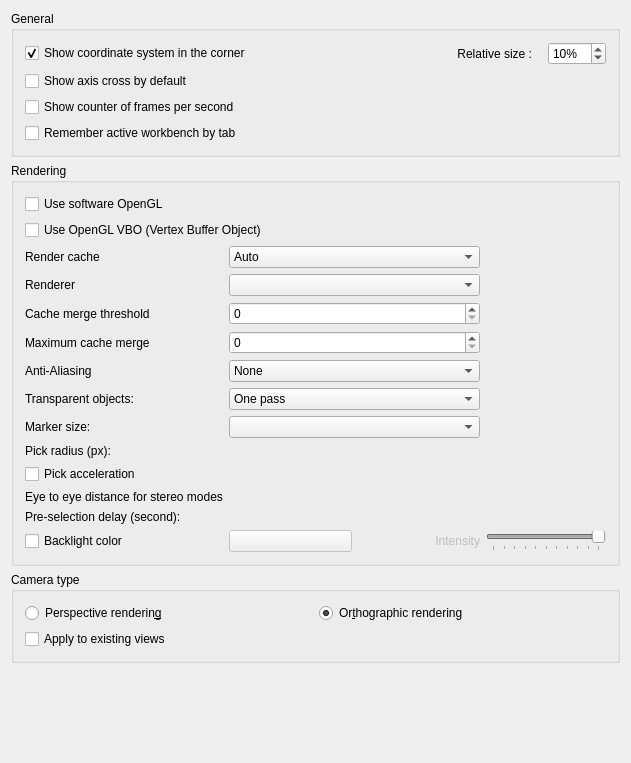
<?xml version="1.0" encoding="UTF-8"?>
<ui version="4.0">
 <class>Gui::Dialog::DlgSettings3DView</class>
 <widget class="QWidget" name="Gui::Dialog::DlgSettings3DView">
  <property name="geometry">
   <rect>
    <x>0</x>
    <y>0</y>
    <width>631</width>
    <height>763</height>
   </rect>
  </property>
  <property name="windowTitle">
   <string>3D View</string>
  </property>
  <layout class="QVBoxLayout" name="verticalLayout_2">
   <item>
    <widget class="QGroupBox" name="GroupBoxGeneral">
     <property name="enabled">
      <bool>true</bool>
     </property>
     <property name="title">
      <string>General</string>
     </property>
     <layout class="QVBoxLayout" name="verticalLayout">
      <item>
       <layout class="QHBoxLayout" name="horizontalLayoutCoord">
        <item>
         <widget class="Gui::PrefCheckBox" name="CheckBox_CornerCoordSystem">
          <property name="toolTip">
           <string>Main coordinate system will always be shown in
lower right corner within opened files</string>
          </property>
          <property name="text">
           <string>Show coordinate system in the corner</string>
          </property>
          <property name="checked">
           <bool>true</bool>
          </property>
          <property name="prefEntry" stdset="0">
           <cstring>CornerCoordSystem</cstring>
          </property>
          <property name="prefPath" stdset="0">
           <cstring>View</cstring>
          </property>
         </widget>
        </item>
        <item>
         <spacer name="horizontalSpacerCoord">
          <property name="orientation">
           <enum>Qt::Horizontal</enum>
          </property>
          <property name="sizeHint" stdset="0">
           <size>
            <width>40</width>
            <height>0</height>
           </size>
          </property>
         </spacer>
        </item>
        <item>
         <widget class="QLabel" name="labelCoordSize">
          <property name="text">
           <string>Relative size :   </string>
          </property>
          <property name="alignment">
           <set>Qt::AlignRight|Qt::AlignTrailing|Qt::AlignVCenter</set>
          </property>
         </widget>
        </item>
        <item>
         <widget class="Gui::PrefSpinBox" name="SpinBox_CornerCoordSystemSize">
          <property name="toolTip">
           <string>Size of main coordinate system representation
in the corner -- in % of height/width of viewport</string>
          </property>
          <property name="suffix">
           <string notr="true">%</string>
          </property>
          <property name="minimum">
           <number>2</number>
          </property>
          <property name="maximum">
           <number>100</number>
          </property>
          <property name="value">
           <number>10</number>
          </property>
          <property name="prefEntry" stdset="0">
           <cstring>CornerCoordSystemSize</cstring>
          </property>
          <property name="prefPath" stdset="0">
           <cstring>View</cstring>
          </property>
         </widget>
        </item>
       </layout>
      </item>
      <item>
       <widget class="Gui::PrefCheckBox" name="CheckBox_ShowAxisCross">
        <property name="toolTip">
         <string>Axis cross will be shown by default at file
opening or creation</string>
        </property>
        <property name="text">
         <string>Show axis cross by default</string>
        </property>
        <property name="prefEntry" stdset="0">
         <cstring>ShowAxisCross</cstring>
        </property>
        <property name="prefPath" stdset="0">
         <cstring>View</cstring>
        </property>
       </widget>
      </item>
      <item>
       <widget class="Gui::PrefCheckBox" name="CheckBox_ShowFPS">
        <property name="toolTip">
         <string>Time needed for last operation and resulting frame rate
will be shown at the lower left corner in opened files</string>
        </property>
        <property name="text">
         <string>Show counter of frames per second</string>
        </property>
        <property name="prefEntry" stdset="0">
         <cstring>ShowFPS</cstring>
        </property>
        <property name="prefPath" stdset="0">
         <cstring>View</cstring>
        </property>
       </widget>
      </item>
      <item>
       <widget class="Gui::PrefCheckBox" name="CheckBox_WbByTab">
        <property name="toolTip">
         <string>If checked, application will remember which workbench is active for each tab of the viewport</string>
        </property>
        <property name="text">
         <string>Remember active workbench by tab</string>
        </property>
        <property name="checked">
         <bool>false</bool>
        </property>
        <property name="prefEntry" stdset="0">
         <cstring>SaveWBbyTab</cstring>
        </property>
        <property name="prefPath" stdset="0">
         <cstring>View</cstring>
        </property>
       </widget>
      </item>
     </layout>
    </widget>
   </item>
   <item>
    <widget class="QGroupBox" name="GroupBox12">
     <property name="enabled">
      <bool>true</bool>
     </property>
     <property name="title">
      <string>Rendering</string>
     </property>
     <layout class="QVBoxLayout" name="verticalLayout_3">
      <item>
       <widget class="Gui::PrefCheckBox" name="CheckBox_use_SW_OpenGL">
        <property name="toolTip">
         <string>This option is useful for troubleshooting graphics card and driver problems.

Changing this option requires a restart of the application.</string>
        </property>
        <property name="text">
         <string>Use software OpenGL</string>
        </property>
        <property name="prefEntry" stdset="0">
         <cstring>UseSoftwareOpenGL</cstring>
        </property>
        <property name="prefPath" stdset="0">
         <cstring>OpenGL</cstring>
        </property>
       </widget>
      </item>
      <item>
       <widget class="Gui::PrefCheckBox" name="CheckBox_useVBO">
        <property name="toolTip">
         <string>If selected, Vertex Buffer Objects (VBO) will be used.
A VBO is an OpenGL feature that provides methods for uploading
vertex data (position, normal vector, color, etc.) to the graphics card.
VBOs offer substantial performance gains because the data resides
in the graphics memory rather than the system memory and so it
can be rendered directly by GPU. 

Note: Sometimes this feature may lead to a host of different
issues ranging from graphical anomalies to GPU crash bugs. Remember to
report this setting as enabled when seeking support on the FreeCAD forums</string>
        </property>
        <property name="text">
         <string>Use OpenGL VBO (Vertex Buffer Object)</string>
        </property>
        <property name="prefEntry" stdset="0">
         <cstring>UseVBO</cstring>
        </property>
        <property name="prefPath" stdset="0">
         <cstring>View</cstring>
        </property>
       </widget>
      </item>
      <item>
       <layout class="QGridLayout" name="gridLayout">
        <item row="1" column="1" colspan="2">
         <widget class="Gui::PrefComboBox" name="comboRenderer">
          <property name="prefPath" stdset="0">
           <cstring>View</cstring>
          </property>
          <property name="prefEntry" stdset="0">
           <cstring>RendererType</cstring>
          </property>
          <property name="prefType" stdset="0">
           <cstring>Default</cstring>
          </property>
         </widget>
        </item>
        <item row="3" column="1" colspan="2">
         <widget class="Gui::PrefSpinBox" name="renderCacheMergeCountMax">
          <property name="maximum">
           <number>9999999</number>
          </property>
          <property name="singleStep">
           <number>10</number>
          </property>
          <property name="prefPath" stdset="0">
           <cstring>View</cstring>
          </property>
          <property name="prefEntry" stdset="0">
           <cstring>RenderCacheMergeCountMax</cstring>
          </property>
         </widget>
        </item>
        <item row="11" column="0">
         <widget class="Gui::PrefCheckBox" name="checkBoxBacklight">
          <property name="toolTip">
           <string>Backlight is enabled with the defined color</string>
          </property>
          <property name="text">
           <string>Backlight color</string>
          </property>
          <property name="prefEntry" stdset="0">
           <cstring>EnableBacklight</cstring>
          </property>
          <property name="prefPath" stdset="0">
           <cstring>View</cstring>
          </property>
         </widget>
        </item>
        <item row="5" column="1" colspan="2">
         <widget class="Gui::PrefComboBox" name="comboTransparentRender">
          <property name="minimumSize">
           <size>
            <width>120</width>
            <height>0</height>
           </size>
          </property>
          <property name="toolTip">
           <string>Render types of transparent objects</string>
          </property>
          <property name="prefEntry" stdset="0">
           <cstring>TransparentObjectRenderType</cstring>
          </property>
          <property name="prefPath" stdset="0">
           <cstring>View</cstring>
          </property>
          <item>
           <property name="text">
            <string>One pass</string>
           </property>
          </item>
          <item>
           <property name="text">
            <string>Backface pass</string>
           </property>
          </item>
         </widget>
        </item>
        <item row="6" column="1" colspan="2">
         <widget class="Gui::PrefComboBox" name="boxMarkerSize">
          <property name="minimumSize">
           <size>
            <width>120</width>
            <height>0</height>
           </size>
          </property>
          <property name="toolTip">
           <string>Size of vertices in the Sketcher workbench</string>
          </property>
          <property name="prefPath" stdset="0">
           <cstring>View</cstring>
          </property>
          <property name="prefEntry" stdset="0">
           <cstring>MarkerSize</cstring>
          </property>
          <property name="prefType" stdset="0">
           <number>0</number>
          </property>
         </widget>
        </item>
        <item row="8" column="0">
         <widget class="Gui::PrefCheckBox" name="checkBoxEnhancedPick">
          <property name="toolTip">
           <string>Enable 3D picking acceleration. The effect is only noticable for very complex
geometry shape, and may cause some initial lag due to bufferring.</string>
          </property>
          <property name="text">
           <string>Pick acceleration</string>
          </property>
          <property name="prefPath" stdset="0">
           <cstring>Mod/Part</cstring>
          </property>
          <property name="prefEntry" stdset="0">
           <cstring>SelectionPickRTree</cstring>
          </property>
         </widget>
        </item>
        <item row="4" column="1" colspan="2">
         <widget class="Gui::PrefComboBox" name="comboAliasing">
          <property name="minimumSize">
           <size>
            <width>120</width>
            <height>0</height>
           </size>
          </property>
          <property name="toolTip">
           <string>What kind of multisample anti-aliasing is used</string>
          </property>
          <property name="prefEntry" stdset="0">
           <cstring>AntiAliasing</cstring>
          </property>
          <property name="prefPath" stdset="0">
           <cstring>View</cstring>
          </property>
          <item>
           <property name="text">
            <string>None</string>
           </property>
          </item>
          <item>
           <property name="text">
            <string>Line Smoothing</string>
           </property>
          </item>
          <item>
           <property name="text">
            <string>MSAA 2x</string>
           </property>
          </item>
          <item>
           <property name="text">
            <string>MSAA 4x</string>
           </property>
          </item>
          <item>
           <property name="text">
            <string>MSAA 8x</string>
           </property>
          </item>
         </widget>
        </item>
        <item row="10" column="1" colspan="2">
         <widget class="Gui::PrefDoubleSpinBox" name="spinPreselectionDelay" native="true">
          <property name="decimals" stdset="0">
           <number>3</number>
          </property>
          <property name="singleStep" stdset="0">
           <double>0.100000000000000</double>
          </property>
          <property name="value" stdset="0">
           <double>0.100000000000000</double>
          </property>
          <property name="prefPath" stdset="0">
           <cstring>View</cstring>
          </property>
          <property name="prefEntry" stdset="0">
           <cstring>PreSelectionDelay</cstring>
          </property>
         </widget>
        </item>
        <item row="3" column="0">
         <widget class="QLabel" name="renderCacheMergeCountMaxLabel">
          <property name="text">
           <string>Maximum cache merge</string>
          </property>
         </widget>
        </item>
        <item row="11" column="2">
         <widget class="QLabel" name="backlightLabel">
          <property name="enabled">
           <bool>false</bool>
          </property>
          <property name="toolTip">
           <string/>
          </property>
          <property name="text">
           <string>Intensity</string>
          </property>
          <property name="alignment">
           <set>Qt::AlignRight|Qt::AlignTrailing|Qt::AlignVCenter</set>
          </property>
         </widget>
        </item>
        <item row="7" column="0">
         <widget class="QLabel" name="spinPickRadiusLabel">
          <property name="text">
           <string>Pick radius (px):</string>
          </property>
         </widget>
        </item>
        <item row="7" column="1" colspan="2">
         <widget class="Gui::PrefDoubleSpinBox" name="spinPickRadius" native="true">
          <property name="minimumSize">
           <size>
            <width>120</width>
            <height>0</height>
           </size>
          </property>
          <property name="toolTip">
           <string>Area for picking elements in 3D view.
Larger value eases to pick things, but can make small features impossible to select.
               </string>
          </property>
          <property name="inputMethodHints">
           <set>Qt::ImhPreferNumbers</set>
          </property>
          <property name="decimals" stdset="0">
           <number>1</number>
          </property>
          <property name="minimum" stdset="0">
           <double>0.500000000000000</double>
          </property>
          <property name="maximum" stdset="0">
           <double>200.000000000000000</double>
          </property>
          <property name="value" stdset="0">
           <double>5.000000000000000</double>
          </property>
          <property name="prefEntry" stdset="0">
           <cstring>PickRadius</cstring>
          </property>
          <property name="prefPath" stdset="0">
           <cstring>View</cstring>
          </property>
         </widget>
        </item>
        <item row="0" column="1" colspan="2">
         <widget class="Gui::PrefComboBox" name="renderCache">
          <property name="sizePolicy">
           <sizepolicy hsizetype="Minimum" vsizetype="Fixed">
            <horstretch>0</horstretch>
            <verstretch>0</verstretch>
           </sizepolicy>
          </property>
          <property name="minimumSize">
           <size>
            <width>120</width>
            <height>0</height>
           </size>
          </property>
          <property name="toolTip">
           <string>'Render Caching' is another way to say 'Rendering Acceleration'.
There are 3 options available to achieve this: 
1) 'Auto' (default), let Coin3D decide where to cache.
2) 'Distributed', manually turn on cache for all view provider root node.
3) 'Centralized', manually turn off cache in all nodes of all view provider, and
only cache at the scene graph root node. This offers the fastest rendering speed
but slower response to any scene changes.
4) 'Experimental', new experimental caching method.</string>
          </property>
          <property name="currentIndex">
           <number>0</number>
          </property>
          <property name="prefPath" stdset="0">
           <cstring>View</cstring>
          </property>
          <property name="prefEntry" stdset="0">
           <cstring>RenderCache</cstring>
          </property>
          <item>
           <property name="text">
            <string>Auto</string>
           </property>
          </item>
          <item>
           <property name="text">
            <string>Distributed</string>
           </property>
          </item>
          <item>
           <property name="text">
            <string>Centralized</string>
           </property>
          </item>
          <item>
           <property name="text">
            <string>Experimental</string>
           </property>
          </item>
         </widget>
        </item>
        <item row="11" column="1">
         <widget class="Gui::PrefColorButton" name="backlightColor">
          <property name="enabled">
           <bool>false</bool>
          </property>
          <property name="toolTip">
           <string>Backlight color</string>
          </property>
          <property name="color" stdset="0">
           <color>
            <red>255</red>
            <green>255</green>
            <blue>255</blue>
           </color>
          </property>
          <property name="prefEntry" stdset="0">
           <cstring>BacklightColor</cstring>
          </property>
          <property name="prefPath" stdset="0">
           <cstring>View</cstring>
          </property>
         </widget>
        </item>
        <item row="6" column="0">
         <widget class="QLabel" name="markerSizeLabel">
          <property name="toolTip">
           <string/>
          </property>
          <property name="text">
           <string>Marker size:</string>
          </property>
         </widget>
        </item>
        <item row="2" column="0">
         <widget class="QLabel" name="renderCacheMergeCountLabel">
          <property name="text">
           <string>Cache merge threshold</string>
          </property>
         </widget>
        </item>
        <item row="1" column="0">
         <widget class="QLabel" name="labelRenderer">
          <property name="text">
           <string>Renderer</string>
          </property>
         </widget>
        </item>
        <item row="0" column="0">
         <widget class="QLabel" name="renderCacheLabel">
          <property name="text">
           <string>Render cache</string>
          </property>
         </widget>
        </item>
        <item row="9" column="1" colspan="2">
         <widget class="Gui::PrefDoubleSpinBox" name="FloatSpinBox_EyeDistance" native="true">
          <property name="minimumSize">
           <size>
            <width>120</width>
            <height>0</height>
           </size>
          </property>
          <property name="toolTip">
           <string>Eye-to-eye distance used for stereo projections.
The specified value is a factor that will be multiplied with the
bounding box size of the 3D object that is currently displayed.</string>
          </property>
          <property name="decimals" stdset="0">
           <number>1</number>
          </property>
          <property name="minimum" stdset="0">
           <double>0.100000000000000</double>
          </property>
          <property name="maximum" stdset="0">
           <double>1000.000000000000000</double>
          </property>
          <property name="singleStep" stdset="0">
           <double>2.000000000000000</double>
          </property>
          <property name="value" stdset="0">
           <double>5.000000000000000</double>
          </property>
          <property name="prefEntry" stdset="0">
           <cstring>EyeDistance</cstring>
          </property>
          <property name="prefPath" stdset="0">
           <cstring>View</cstring>
          </property>
         </widget>
        </item>
        <item row="10" column="0">
         <widget class="QLabel" name="label">
          <property name="text">
           <string>Pre-selection delay (second):</string>
          </property>
         </widget>
        </item>
        <item row="4" column="0">
         <widget class="QLabel" name="aliasingLAbel">
          <property name="text">
           <string>Anti-Aliasing</string>
          </property>
         </widget>
        </item>
        <item row="9" column="0">
         <widget class="QLabel" name="spinPreselectionDelayLabel">
          <property name="text">
           <string>Eye to eye distance for stereo modes</string>
          </property>
         </widget>
        </item>
        <item row="5" column="0">
         <widget class="QLabel" name="transparentRenderLabel">
          <property name="toolTip">
           <string/>
          </property>
          <property name="text">
           <string>Transparent objects:</string>
          </property>
         </widget>
        </item>
        <item row="2" column="1" colspan="2">
         <widget class="Gui::PrefSpinBox" name="renderCacheMergeCount">
          <property name="maximum">
           <number>9999999</number>
          </property>
          <property name="singleStep">
           <number>10</number>
          </property>
          <property name="prefPath" stdset="0">
           <cstring>View</cstring>
          </property>
          <property name="prefEntry" stdset="0">
           <cstring>RenderCacheMergeCount</cstring>
          </property>
         </widget>
        </item>
        <item row="11" column="3">
         <widget class="Gui::PrefSlider" name="sliderIntensity">
          <property name="enabled">
           <bool>false</bool>
          </property>
          <property name="sizePolicy">
           <sizepolicy hsizetype="Fixed" vsizetype="Fixed">
            <horstretch>0</horstretch>
            <verstretch>0</verstretch>
           </sizepolicy>
          </property>
          <property name="minimumSize">
           <size>
            <width>120</width>
            <height>0</height>
           </size>
          </property>
          <property name="toolTip">
           <string>Intensity of the backlight</string>
          </property>
          <property name="maximum">
           <number>100</number>
          </property>
          <property name="singleStep">
           <number>1</number>
          </property>
          <property name="value">
           <number>100</number>
          </property>
          <property name="orientation">
           <enum>Qt::Horizontal</enum>
          </property>
          <property name="tickPosition">
           <enum>QSlider::TicksBelow</enum>
          </property>
          <property name="tickInterval">
           <number>10</number>
          </property>
          <property name="prefEntry" stdset="0">
           <cstring>BacklightIntensity</cstring>
          </property>
          <property name="prefPath" stdset="0">
           <cstring>View</cstring>
          </property>
         </widget>
        </item>
       </layout>
      </item>
     </layout>
    </widget>
   </item>
   <item>
    <widget class="QGroupBox" name="groupBoxCamera">
     <property name="title">
      <string>Camera type</string>
     </property>
     <layout class="QGridLayout" name="gridLayout1">
      <property name="leftMargin">
       <number>11</number>
      </property>
      <property name="topMargin">
       <number>11</number>
      </property>
      <property name="rightMargin">
       <number>11</number>
      </property>
      <property name="bottomMargin">
       <number>11</number>
      </property>
      <property name="spacing">
       <number>6</number>
      </property>
      <item row="0" column="0">
       <widget class="Gui::PrefRadioButton" name="radioPerspective">
        <property name="toolTip">
         <string>Objects will appear in a perspective projection</string>
        </property>
        <property name="text">
         <string>Perspective renderin&amp;g</string>
        </property>
        <property name="prefEntry" stdset="0">
         <cstring>Perspective</cstring>
        </property>
        <property name="prefPath" stdset="0">
         <cstring>View</cstring>
        </property>
       </widget>
      </item>
      <item row="0" column="1">
       <widget class="Gui::PrefRadioButton" name="radioOrthographic">
        <property name="toolTip">
         <string>Objects will be projected in orthographic projection</string>
        </property>
        <property name="text">
         <string>Or&amp;thographic rendering</string>
        </property>
        <property name="checked">
         <bool>true</bool>
        </property>
        <property name="prefEntry" stdset="0">
         <cstring>Orthographic</cstring>
        </property>
        <property name="prefPath" stdset="0">
         <cstring>View</cstring>
        </property>
       </widget>
      </item>
      <item row="1" column="0">
       <widget class="Gui::PrefCheckBox" name="CheckBox_ApplyToViews">
        <property name="text">
         <string>Apply to existing views</string>
        </property>
        <property name="prefEntry" stdset="0">
         <cstring>ApplyCameraTypeToAll</cstring>
        </property>
        <property name="prefPath" stdset="0">
         <cstring>View</cstring>
        </property>
       </widget>
      </item>
     </layout>
    </widget>
   </item>
   <item>
    <spacer>
     <property name="orientation">
      <enum>Qt::Vertical</enum>
     </property>
     <property name="sizeHint" stdset="0">
      <size>
       <width>455</width>
       <height>16</height>
      </size>
     </property>
    </spacer>
   </item>
  </layout>
 </widget>
 <layoutdefault spacing="6" margin="11"/>
 <customwidgets>
  <customwidget>
   <class>Gui::ColorButton</class>
   <extends>QPushButton</extends>
   <header>Gui/Widgets.h</header>
  </customwidget>
  <customwidget>
   <class>Gui::PrefColorButton</class>
   <extends>Gui::ColorButton</extends>
   <header>Gui/PrefWidgets.h</header>
  </customwidget>
  <customwidget>
   <class>Gui::PrefCheckBox</class>
   <extends>QCheckBox</extends>
   <header>Gui/PrefWidgets.h</header>
  </customwidget>
  <customwidget>
   <class>Gui::PrefSpinBox</class>
   <extends>QSpinBox</extends>
   <header>Gui/PrefWidgets.h</header>
  </customwidget>
  <customwidget>
   <class>Gui::PrefDoubleSpinBox</class>
   <extends>QWidget</extends>
   <header>Gui/PrefWidgets.h</header>
  </customwidget>
  <customwidget>
   <class>Gui::PrefSlider</class>
   <extends>QSlider</extends>
   <header>Gui/PrefWidgets.h</header>
  </customwidget>
  <customwidget>
   <class>Gui::PrefComboBox</class>
   <extends>QComboBox</extends>
   <header>Gui/PrefWidgets.h</header>
  </customwidget>
  <customwidget>
   <class>Gui::PrefRadioButton</class>
   <extends>QRadioButton</extends>
   <header>Gui/PrefWidgets.h</header>
  </customwidget>
 </customwidgets>
 <resources/>
 <connections>
  <connection>
   <sender>checkBoxBacklight</sender>
   <signal>toggled(bool)</signal>
   <receiver>backlightColor</receiver>
   <slot>setEnabled(bool)</slot>
   <hints>
    <hint type="sourcelabel">
     <x>161</x>
     <y>227</y>
    </hint>
    <hint type="destinationlabel">
     <x>290</x>
     <y>224</y>
    </hint>
   </hints>
  </connection>
  <connection>
   <sender>checkBoxBacklight</sender>
   <signal>toggled(bool)</signal>
   <receiver>sliderIntensity</receiver>
   <slot>setEnabled(bool)</slot>
   <hints>
    <hint type="sourcelabel">
     <x>92</x>
     <y>235</y>
    </hint>
    <hint type="destinationlabel">
     <x>293</x>
     <y>256</y>
    </hint>
   </hints>
  </connection>
  <connection>
   <sender>checkBoxBacklight</sender>
   <signal>toggled(bool)</signal>
   <receiver>backlightLabel</receiver>
   <slot>setEnabled(bool)</slot>
   <hints>
    <hint type="sourcelabel">
     <x>82</x>
     <y>507</y>
    </hint>
    <hint type="destinationlabel">
     <x>316</x>
     <y>507</y>
    </hint>
   </hints>
  </connection>
 </connections>
</ui>
